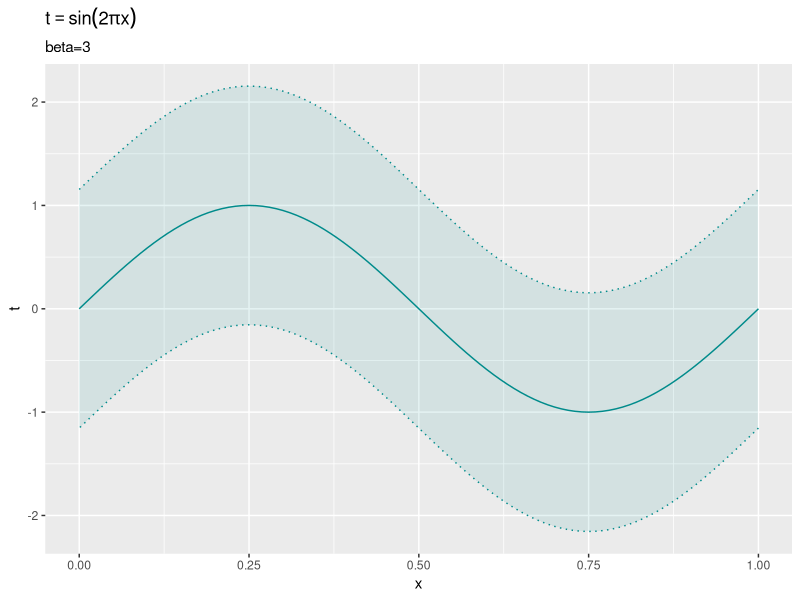
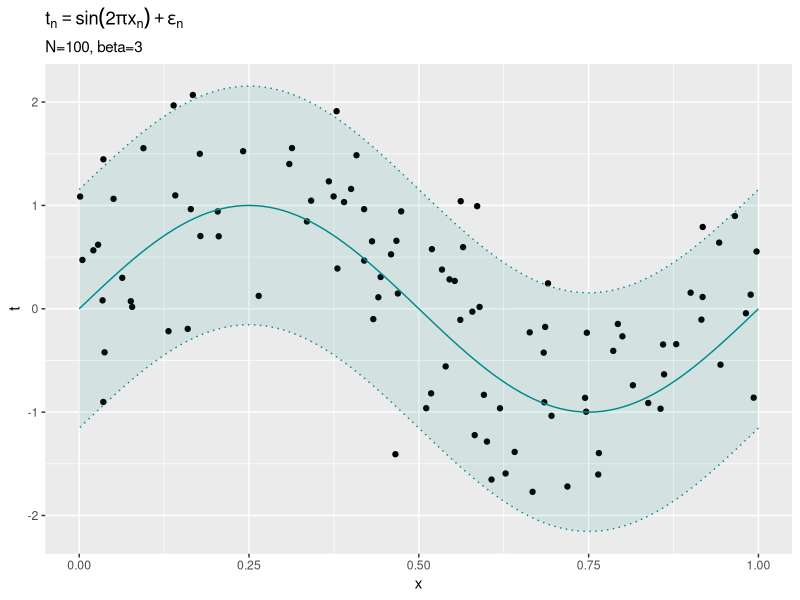
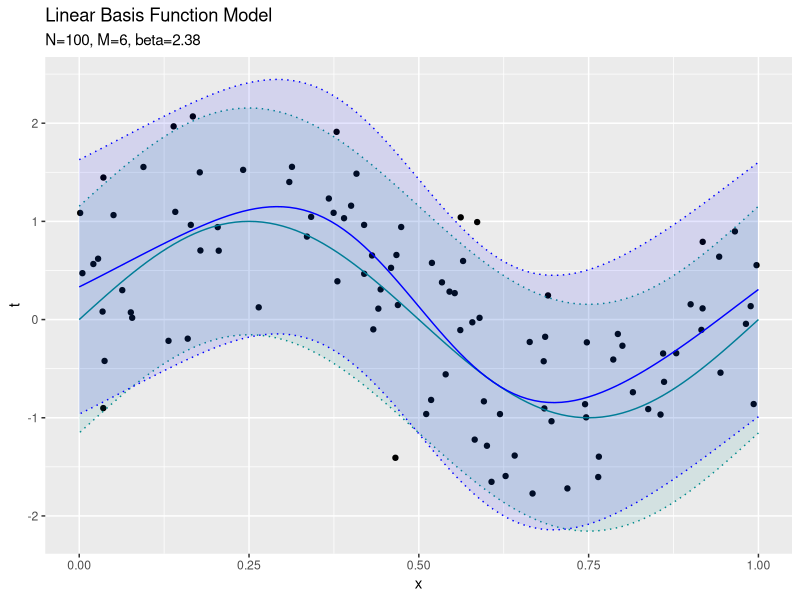
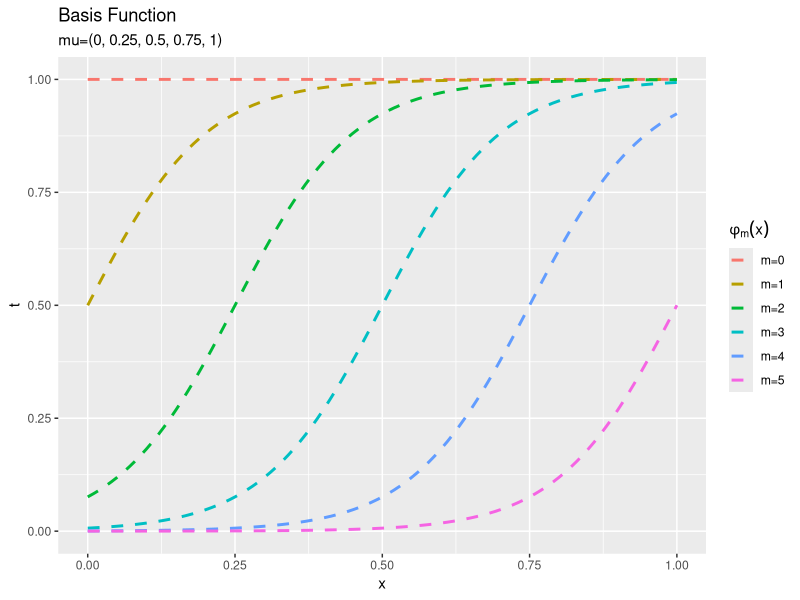
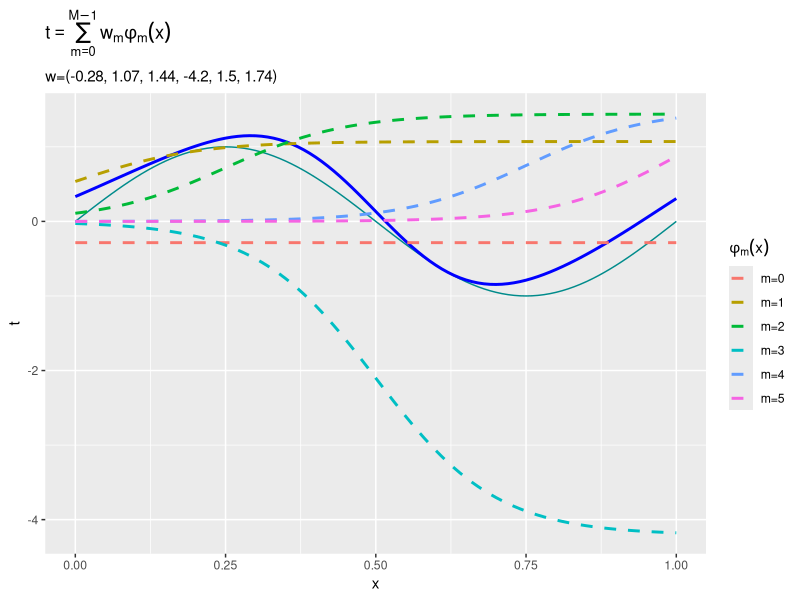

Here is the R script that generated these plots, in order:

# ch3.1.1：最尤推定と最小二乗法 --------------------------------------------------------

# 利用するパッケージ
library(tidyverse)


### モデルの設定 -----

# 真の関数を作成
y_true <- function(x) {
  # 計算式を指定
  y <- sin(2 * pi * x)
  return(y)
}


# データの範囲を指定
x_min <- 0
x_max <- 1

# 作図用のxの値を作成
x_vec <- seq(x_min, x_max, by = 0.01)


# 真の精度パラメータを指定
beta_true <- 3

# 真の標準偏差を計算
sigma_true <- sqrt(1 / beta_true)
sigma_true


# 真のモデルを計算
model_df <- tidyr::tibble(
  x = x_vec, # x軸の値
  y = y_true(x), # y軸の値
  minus_sigma = y - 2 * sigma_true, # μ - 2σ
  plus_sigma = y + 2 * sigma_true # μ + 2σ
)

# 真のモデルを作図
ggplot() + 
  geom_line(data = model_df, aes(x = x, y = y), color = "cyan4") + # 真のモデル
  geom_ribbon(data = model_df, aes(x = x, ymin = minus_sigma, ymax = plus_sigma), 
              fill = "cyan4", alpha = 0.1, color = "cyan4", linetype = "dotted") + # 真のノイズ範囲
  labs(title = expression(t == sin(2 * pi * x)), 
       subtitle = paste0("beta=", beta_true), 
       x = "x", y = "t")


### 基底関数の設定 -----

# 多項式基底関数を作成
phi_poly <- function(x, m) {
  # m乗を計算
  y <- x^m
  return(y)
}

# 計画行列を作成
Phi_poly <- function(x_n, M) {
  # 変数を初期化
  x_nm <- matrix(0, nrow = length(x_n), ncol = M)
  
  # m列目を計算
  for(m in 0:(M-1)) {
    x_nm[, m+1] <- phi_poly(x_n, m)
  }
  return(x_nm)
}


# ガウス基底関数を作成
phi_gauss <- function(x, mu = 0, s = 0.2) {
  # ガウス関数の計算
  y <- exp(-(x - mu)^2 / (2 * s^2))
  return(y)
}

# 計画行列を作成
Phi_gauss <- function(x_n, M) {
  # M-1個のパラメータを指定
  mu_m <- seq(0, 1, length.out = M-1)
  s <- 0.1
  
  # 変数を初期化
  x_nm <- matrix(1, nrow = length(x_n), ncol = M)
  
  # (1行目を除く)m列目を計算
  for(m in 1:(M-1)) {
    x_nm[, m+1] <- phi_gauss(x_n, mu = mu_m[m], s = s)
  }
  return(x_nm)
}


# シグモイド基底関数を作成
phi_sigmoid <- function(x, mu = 0, s = 0.1) {
  # 入力を標準化
  a <- (x - mu) / s
  
  # ロジスティックシグモイド関数の計算
  y <- 1 / (1 + exp(-a))
  return(y)
}

# 計画行列を作成
Phi_sigmoid <- function(x_n, M) {
  # M-1個のパラメータを指定
  mu_m <- seq(0, 1, length.out = M-1)
  s <- 0.1
  
  # 変数を初期化
  x_nm <- matrix(1, nrow = length(x_n), ncol = M)
  
  # (1行目を除く)m列目を計算
  for(m in 1:(M-1)) {
    x_nm[, m+1] <- phi_sigmoid(x_n, mu = mu_m[m], s = s)
  }
  return(x_nm)
}


# 基底関数を設定
Phi <- Phi_poly
Phi <- Phi_gauss
Phi <- Phi_sigmoid


### データの生成 -----

# データ数を指定
N <- 100

# (観測)データを生成
x_n <- runif(n = N, min = x_min, max = x_max) # 入力
t_n <- y_true(x_n) + rnorm(n = N, mean = 0, sd = sigma_true) # 出力


# 観測データをデータフレームに格納
data_df <- tidyr::tibble(
  x_n = x_n, # 入力
  t_n = t_n # 出力
)

# 観測データの散布図を作成
ggplot() + 
  geom_point(data = data_df, aes(x = x_n, y = t_n)) + # 観測データ
  geom_line(data = model_df, aes(x = x, y = y), color = "cyan4") + # 真のモデル
  geom_ribbon(data = model_df, aes(x = x, ymin = minus_sigma, ymax = plus_sigma), 
              fill = "cyan4", alpha = 0.1, color = "cyan4", linetype = "dotted") + # 真のノイズ範囲
  labs(title = expression(t[n] == sin(2 * pi * x[n]) + epsilon[n]), 
       subtitle = paste0("N=", N, ", beta=", beta_true), 
       x = "x", y = "t")


### 最尤推定 -----

# 重みパラメータの次元数(基底関数の数)を指定
M <- 6


# 基底関数により入力を変換
phi_x_nm <- Phi(x_n, M)

# 重みパラメータの最尤推定量を計算
w_ml_m <- solve(t(phi_x_nm) %*% phi_x_nm) %*% t(phi_x_nm) %*% t_n %>% 
  as.vector()

# 分散パラメータの最尤推定量を計算
sigma2_ml <- sum((t_n - t(w_ml_m) %*% t(phi_x_nm))^2) / N

# 精度パラメータの最尤推定量を計算
beta_ml <- 1 / sigma2_ml


# 推定したパラメータによるモデルを計算
ml_df <- tidyr::tibble(
  x = x_vec, # x軸の値
  t = t(w_ml_m) %*% t(Phi(x, M)) %>% 
    as.vector(), # y軸の値
  minus_sigma = t - 2 * sqrt(sigma2_ml), # μ - 2σ
  plus_sigma = t + 2 * sqrt(sigma2_ml) # μ + 2σ
)

# 推定したパラメータによるモデルを作図
ggplot() + 
  geom_point(data = data_df, aes(x = x_n, y = t_n)) + # 観測データ
  geom_line(data = model_df, aes(x = x, y = y), color = "cyan4") + # 真のモデル
  geom_ribbon(data = model_df, aes(x = x, ymin = minus_sigma, ymax = plus_sigma), 
              fill = "cyan4", alpha = 0.1, color = "cyan4", linetype = "dotted") + # 真のノイズ範囲
  geom_line(data = ml_df, aes(x = x, y = t), color = "blue") + # 推定したモデル
  geom_ribbon(data = ml_df, aes(x = x, ymin = minus_sigma, ymax = plus_sigma), 
              fill = "blue", alpha = 0.1, color = "blue", linetype = "dotted") + # 推定したノイズ範囲
  #ylim(c(-5, 5)) + 
  labs(title = "Linear Basis Function Model", 
       subtitle = paste0("N=", N, ", M=", M, ", beta=", round(beta_ml, 2)), 
       x = "x", y = "t")


### 基底関数と重みの関係 -----

# M個の基底関数を計算
phi_df <- Phi(x_vec, M) %>% # 基底関数
  dplyr::as_tibble(.name_repair = "unique") %>% # データフレームに変換
  dplyr::rename_with(.fn = ~paste0("m=", 0:(M-1)), .cols = 1:M) %>% # 列名を付与
  cbind(x = x_vec) %>% # x軸の値を結合
  tidyr::pivot_longer(
    cols = -x, names_to = "phi", names_transform = list(phi = as.factor), values_to = "phi_x"
  ) # long型に変換

# M個の基底関数を作図
ggplot() + 
  geom_line(data = phi_df, aes(x = x, y = phi_x, color = phi), 
            linetype = "dashed", size = 1) + # 基底関数
  labs(title = "Basis Function", 
       subtitle = paste0("mu=(", paste0(round(seq(0, 1, length.out = M-1), 2), collapse = ", "), ")"), 
       x = "x", y = "t", color = expression(phi[m](x)))


# M個の基底関数を重み付け
phi_w_df <- t(w_ml_m * t(Phi(x_vec, M))) %>% # 基底関数ごとに重み付け
  dplyr::as_tibble(.name_repair = "unique") %>% # データフレームに変換
  dplyr::rename_with(.fn = ~paste0("m=", 0:(M-1)), .cols = 1:M) %>% # 列名を付与
  cbind(x = x_vec) %>% # x軸の値を結合
  tidyr::pivot_longer(
    cols = -x, names_to = "phi", names_transform = list(phi = as.factor), values_to = "phi_x"
  ) # long型に変換

# 重み付けしたM個の基底関数を作図
ggplot() + 
  geom_line(data = model_df, aes(x = x, y = y), color = "cyan4") + # 真のモデル
  geom_line(data = ml_df, aes(x = x, y = t), color = "blue", size = 1) + # 推定したモデル
  geom_line(data = phi_w_df, aes(x = x, y = phi_x, color = phi), 
            linetype = "dashed", size = 1) + # 基底関数
  #ylim(c(-3, 3)) + 
  labs(title = expression(t == sum(w[m] * phi[m](x), m==0, M-1)), 
       subtitle = paste0("w=(", paste0(round(w_ml_m, 2), collapse = ", "), ")"), 
       x = "x", y = "t", color = expression(phi[m](x)))


